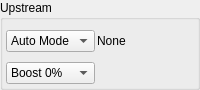
              <widget class="QGroupBox" name="groupBox_46">
               <property name="sizePolicy">
                <sizepolicy hsizetype="MinimumExpanding" vsizetype="Fixed">
                 <horstretch>0</horstretch>
                 <verstretch>0</verstretch>
                </sizepolicy>
               </property>
               <property name="minimumSize">
                <size>
                 <width>0</width>
                 <height>90</height>
                </size>
               </property>
               <property name="maximumSize">
                <size>
                 <width>10000</width>
                 <height>90</height>
                </size>
               </property>
               <property name="autoFillBackground">
                <bool>true</bool>
               </property>
               <property name="title">
                <string>Upstream</string>
               </property>
               <layout class="QVBoxLayout" name="verticalLayout_7">
                <property name="spacing">
                 <number>3</number>
                </property>
                <property name="leftMargin">
                 <number>3</number>
                </property>
                <property name="topMargin">
                 <number>3</number>
                </property>
                <property name="rightMargin">
                 <number>3</number>
                </property>
                <property name="bottomMargin">
                 <number>3</number>
                </property>
                <item>
                 <layout class="QHBoxLayout" name="horizontalLayout_46">
                  <property name="spacing">
                   <number>2</number>
                  </property>
                  <item>
                   <widget class="QComboBox" name="comboBoxUpstreamUSB">
                    <property name="sizePolicy">
                     <sizepolicy hsizetype="Fixed" vsizetype="Fixed">
                      <horstretch>0</horstretch>
                      <verstretch>0</verstretch>
                     </sizepolicy>
                    </property>
                    <property name="minimumSize">
                     <size>
                      <width>70</width>
                      <height>0</height>
                     </size>
                    </property>
                    <item>
                     <property name="text">
                      <string>Auto Mode</string>
                     </property>
                    </item>
                    <item>
                     <property name="text">
                      <string>Port 0</string>
                     </property>
                    </item>
                    <item>
                     <property name="text">
                      <string>Port 1</string>
                     </property>
                    </item>
                    <item>
                     <property name="text">
                      <string>None</string>
                     </property>
                    </item>
                   </widget>
                  </item>
                  <item>
                   <widget class="QLabel" name="labelUpstreamUSB">
                    <property name="text">
                     <string>None</string>
                    </property>
                   </widget>
                  </item>
                 </layout>
                </item>
                <item>
                 <layout class="QHBoxLayout" name="horizontalLayout_47">
                  <item>
                   <widget class="QComboBox" name="comboBoxBoostUpstream">
                    <property name="enabled">
                     <bool>true</bool>
                    </property>
                    <property name="sizePolicy">
                     <sizepolicy hsizetype="Fixed" vsizetype="Fixed">
                      <horstretch>0</horstretch>
                      <verstretch>28</verstretch>
                     </sizepolicy>
                    </property>
                    <property name="minimumSize">
                     <size>
                      <width>70</width>
                      <height>0</height>
                     </size>
                    </property>
                    <property name="maximumSize">
                     <size>
                      <width>16777215</width>
                      <height>16777215</height>
                     </size>
                    </property>
                    <item>
                     <property name="text">
                      <string>Boost 0%</string>
                     </property>
                    </item>
                    <item>
                     <property name="text">
                      <string>Boost 4%</string>
                     </property>
                    </item>
                    <item>
                     <property name="text">
                      <string>Boost 8%</string>
                     </property>
                    </item>
                    <item>
                     <property name="text">
                      <string>Boost 12%</string>
                     </property>
                    </item>
                   </widget>
                  </item>
                  <item>
                   <spacer name="horizontalSpacer_2">
                    <property name="orientation">
                     <enum>Qt::Horizontal</enum>
                    </property>
                    <property name="sizeHint" stdset="0">
                     <size>
                      <width>40</width>
                      <height>20</height>
                     </size>
                    </property>
                   </spacer>
                  </item>
                 </layout>
                </item>
               </layout>
              </widget>
